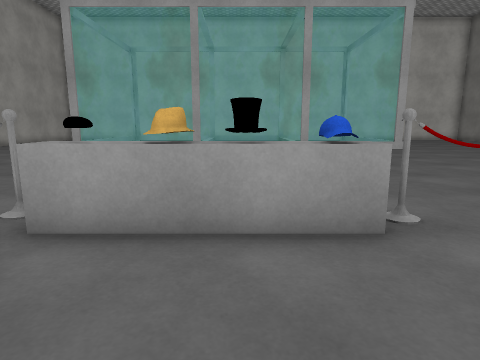
view 1 (above)

23 first-person views from a walk through a 3-D level made in the Unity game engine. The camera is 1.2 m above the floor, tilts 10° down and sees 75° across. The floor is counted in squares, 1 m on a side. Each view is taken from the middle of a square. On the plan, view 1 faces up. The plan holds only what a view shows up to about 13 squares ahead; the rest is blank. The place goes on beyond the plan. The player is left out. Surface patterns are stand-ins for the level's own textures.

view 2
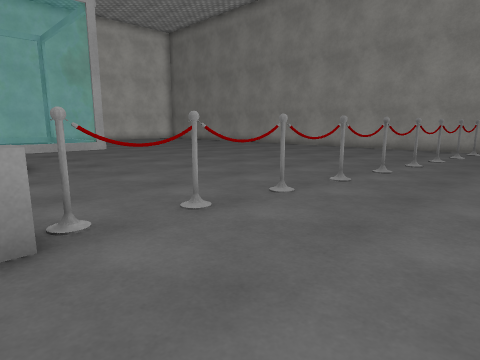

view 3
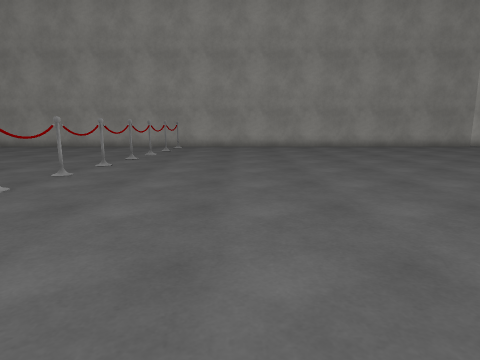

view 4
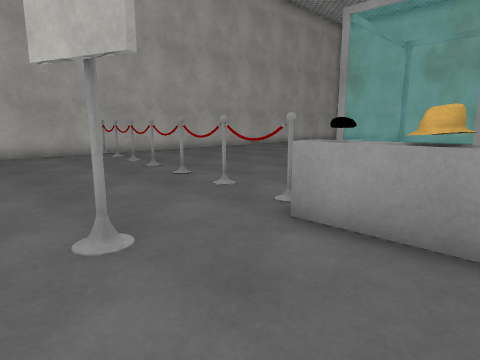

view 5
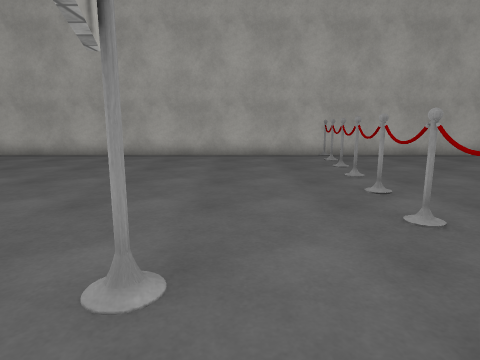

view 6
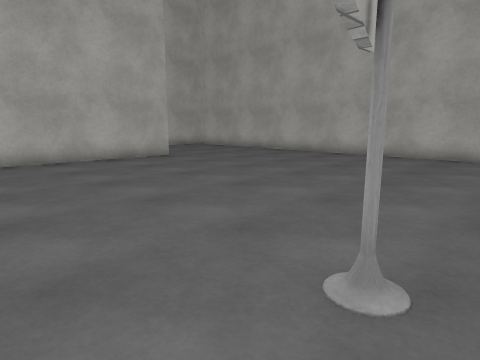

view 7
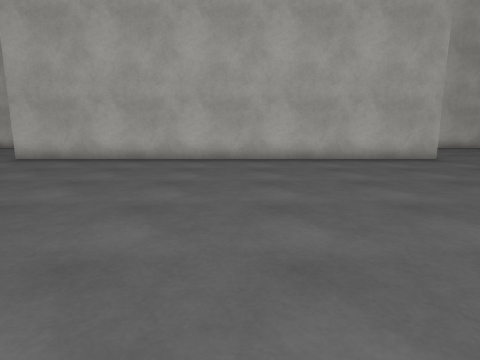

view 8
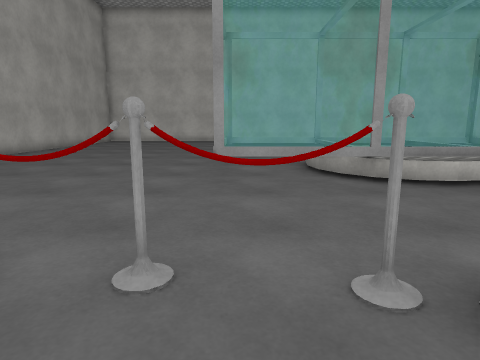

view 9
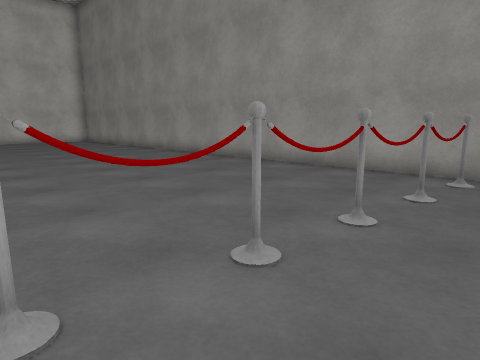

view 10
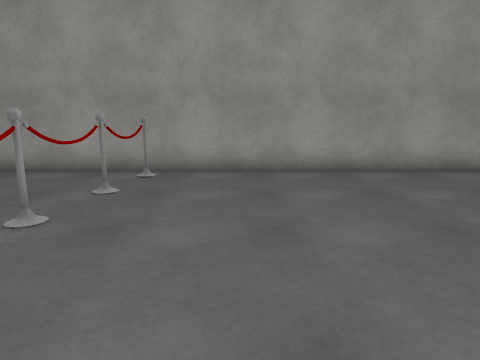

view 11
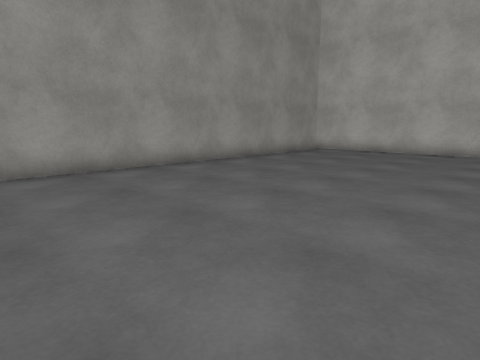

view 12
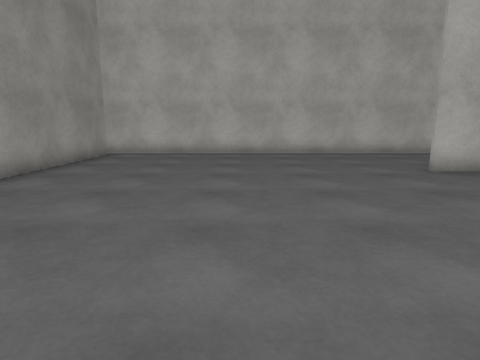

view 13
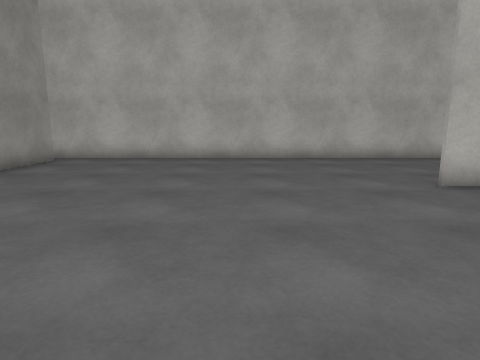

view 14
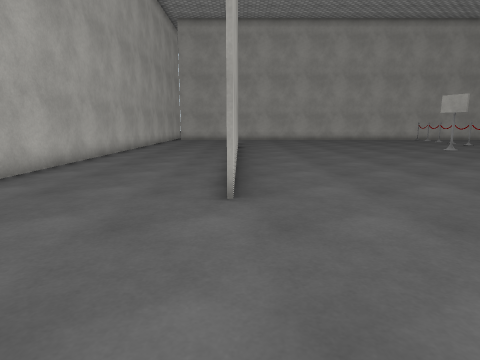

view 15
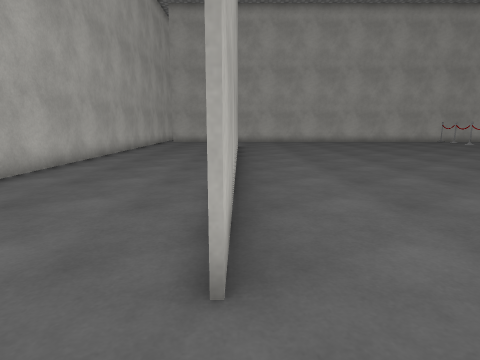

view 16
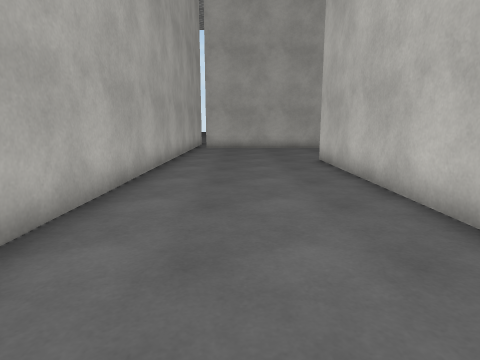

view 17
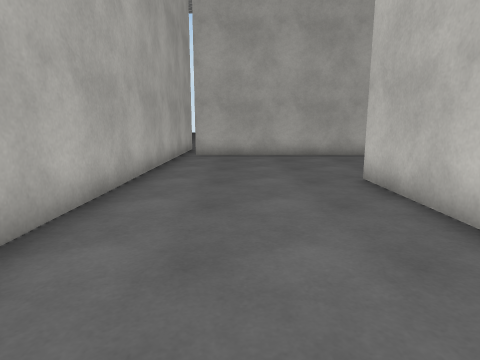

view 18
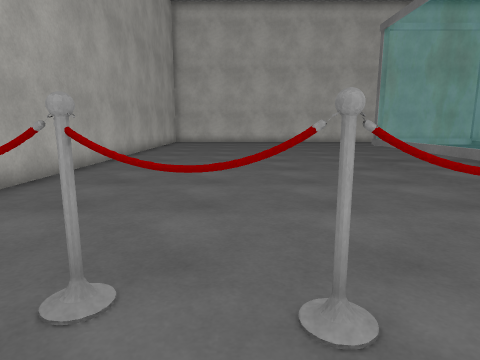

view 19
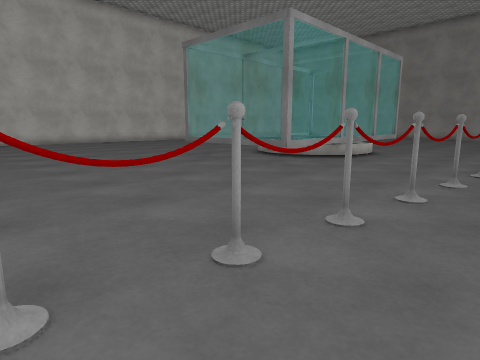

view 20
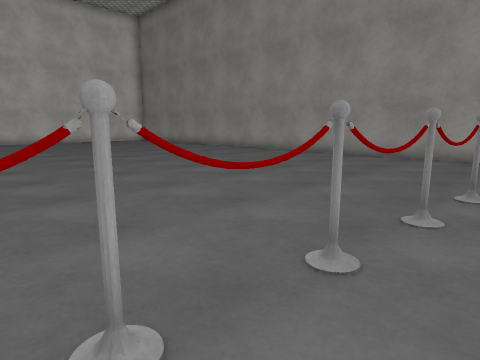

view 21
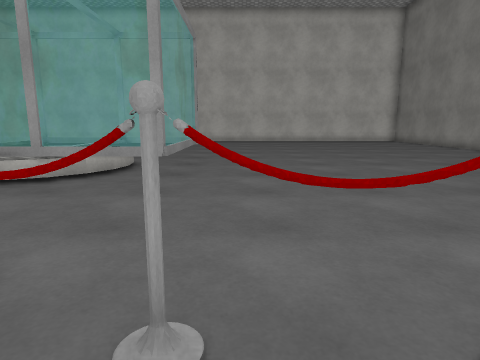

view 22
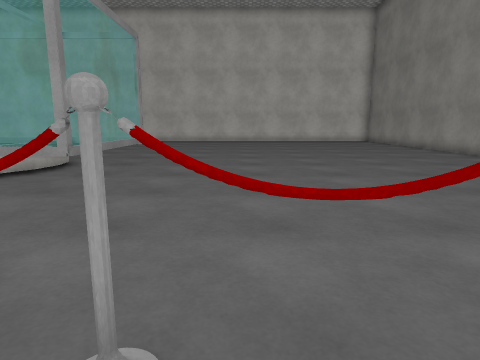

view 23
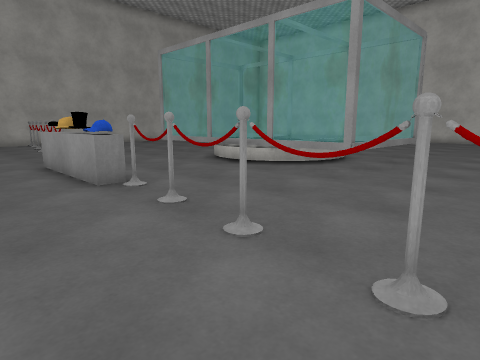

### Floor plan
Key: @ floor where view 1 was taken; # wall or solid block; . main floor; : floor 0.5 m higher than the main floor; = window, fence, low wall or low ledge; ^ raised ledge; O other object.
Columns run from 15 left of view 1 to 18 right of it. Each row starts with its distance up from view 1.
 16  #............      .. .. ..
 15  #.............   ...............#
 14  #...............................
 13  #.........=========............
 12  #.........=..=  =.=............
 11  #.........=.O=  =.=.............#
 10  #.........=..=  =.=.............#
  9  #.........====::===.............#
  8  #...............................#
  7  #...............................#
  6 O#...............................#
  5  OOOOOOOO........................#
  4  #........OOOOOO^OOOO............#
  3  #...........#OO=.....OOOOOOOO...#
  2  #............................OO.#
  1  #..........#....................#
  0  #.............@.................#
 -1  #...............................#
 -2  #...............................#
 -3  #...............................#
 -4  #...............................#
 -5  #...............................#
 -6  #...............................#
 -7  #.  ............................#
 -8  #...............................#
 -9  #.....###############...........#
-10  #...............................#
-11  #...............................#
-12  #...............................#
-13  #...............................#
-14  #...............................#
-15  #################################

Positions as (right, up) in squares from view 1, and headings:
1: (0, 0), facing up
2: (1, 0), facing up-right
3: (0, -1), facing right
4: (0, 0), facing up-left
5: (-1, 2), facing left
6: (-1, 2), facing down-left
7: (-1, 2), facing down
8: (-4, 2), facing up
9: (9, 1), facing up-right
10: (9, 0), facing right
11: (9, 0), facing down-right
12: (12, -1), facing down
13: (11, -3), facing down
14: (12, -9), facing left
15: (9, -9), facing left
16: (3, -12), facing left
17: (-1, -12), facing left
18: (-9, 3), facing up
19: (-12, 3), facing up-right
20: (5, 2), facing up-right
21: (6, 2), facing up
22: (8, 2), facing up
23: (8, 1), facing up-left
